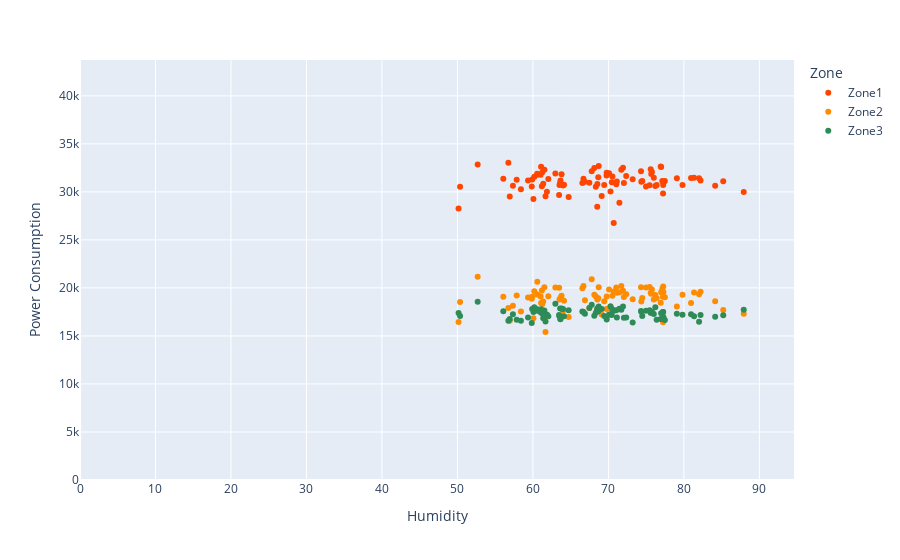

Notebook code cell kept with this figure:
### Code cell
# Plotting the scatter plot of the filtered_data
scatter_fig = px.scatter(filtered_data, x='Humidity', y=['Zone1','Zone2','Zone3'], 
        color_discrete_sequence=['orangered','darkorange','seagreen'],
        hover_name='variable', 
        hover_data={'variable':None, 'value':':.2f', 'Humidity':':.2f'}, 
        labels={
            'variable': 'Zone',
            'value': 'Power Consumption',
        }
    )
scatter_fig.update_xaxes(range=[0, dfd.Humidity.max()+5])
scatter_fig.update_yaxes(range=[0, dfd.Zone1.max()+5000])   
scatter_fig.show()

### Figure 1 — Plotly figure (JSON) as saved in the notebook; plotly's stock layout.template omitted (floating-point values rounded to 4 significant figures)
{"data": [{"customdata": [["Zone1"], ["Zone1"], ["Zone1"], ["Zone1"], ["Zone1"], ["Zone1"], ["Zone1"], ["Zone1"], ["Zone1"], ["Zone1"], ["Zone1"], ["Zone1"], ["Zone1"], ["Zone1"], ["Zone1"], ["Zone1"], ["Zone1"], ["Zone1"], ["Zone1"], ["Zone1"], ["Zone1"], ["Zone1"], ["Zone1"], ["Zone1"], ["Zone1"], ["Zone1"], ["Zone1"], ["Zone1"], ["Zone1"], ["Zone1"], ["Zone1"], ["Zone1"], ["Zone1"], ["Zone1"], ["Zone1"], ["Zone1"], ["Zone1"], ["Zone1"], ["Zone1"], ["Zone1"], ["Zone1"], ["Zone1"], ["Zone1"], ["Zone1"], ["Zone1"], ["Zone1"], ["Zone1"], ["Zone1"], ["Zone1"], ["Zone1"], ["Zone1"], ["Zone1"], ["Zone1"], ["Zone1"], ["Zone1"], ["Zone1"], ["Zone1"], ["Zone1"], ["Zone1"], ["Zone1"], ["Zone1"], ["Zone1"], ["Zone1"], ["Zone1"], ["Zone1"], ["Zone1"], ["Zone1"], ["Zone1"], ["Zone1"], ["Zone1"], ["Zone1"], ["Zone1"], ["Zone1"], ["Zone1"], ["Zone1"], ["Zone1"], ["Zone1"], ["Zone1"], ["Zone1"], ["Zone1"], ["Zone1"], ["Zone1"], ["Zone1"], ["Zone1"], ["Zone1"], ["Zone1"], ["Zone1"], ["Zone1"], ["Zone1"], ["Zone1"]], "hovertemplate": "<b>%{hovertext}</b><br><br>Humidity=%{x:.2f}<br>Power Consumption=%{y:.2f}<extra></extra>", "hovertext": ["Zone1", "Zone1", "Zone1", "Zone1", "Zone1", "Zone1", "Zone1", "Zone1", "Zone1", "Zone1", "Zone1", "Zone1", "Zone1", "Zone1", "Zone1", "Zone1", "Zone1", "Zone1", "Zone1", "Zone1", "Zone1", "Zone1", "Zone1", "Zone1", "Zone1", "Zone1", "Zone1", "Zone1", "Zone1", "Zone1", "Zone1", "Zone1", "Zone1", "Zone1", "Zone1", "Zone1", "Zone1", "Zone1", "Zone1", "Zone1", "Zone1", "Zone1", "Zone1", "Zone1", "Zone1", "Zone1", "Zone1", "Zone1", "Zone1", "Zone1", "Zone1", "Zone1", "Zone1", "Zone1", "Zone1", "Zone1", "Zone1", "Zone1", "Zone1", "Zone1", "Zone1", "Zone1", "Zone1", "Zone1", "Zone1", "Zone1", "Zone1", "Zone1", "Zone1", "Zone1", "Zone1", "Zone1", "Zone1", "Zone1", "Zone1", "Zone1", "Zone1", "Zone1", "Zone1", "Zone1", "Zone1", "Zone1", "Zone1", "Zone1", "Zone1", "Zone1", "Zone1", "Zone1", "Zone1", "Zone1"], "legendgroup": "Zone1", "marker": {"color": "orangered", "symbol": "circle"}, "mode": "markers", "name": "Zone1", "orientation": "v", "showlegend": true, "type": "scatter", "x": [68.52, 71.46, 74.98, 75.46, 71.04, 77.26, 76.22, 69.11, 68.33, 75.68, 66.89, 75.76, 81.34, 68.54, 70.7, 61.19, 63.79, 52.68, 67.79, 60.58, 62.97, 63.6, 71.93, 60.19, 61.52, 68.72, 71.71, 59.9, 60.07, 68.66, 70.53, 56.08, 60.56, 64.12, 63.99, 50.15, 50.35, 69.45, 84.14, 63.52, 79.82, 74.36, 87.93, 75.6, 63.47, 66.55, 66.7, 72.36, 79.07, 70.28, 74.32, 70.08, 61.02, 61.08, 57.85, 57.35, 61.85, 62.04, 59.35, 74.49, 77.28, 71.12, 70.44, 56.93, 69.77, 77.14, 76.93, 82.2, 72.05, 67.48, 64.73, 76.01, 77.22, 68.13, 76.99, 80.95, 85.21, 77.24, 77.48, 76.39, 82.01, 63.65, 59.85, 58.41, 61.67, 69.75, 61.36, 56.75, 61.24, 73.21], "xaxis": "x", "y": [28470.0, 28870.0, 30560.0, 30690.0, 30800.0, 30710.0, 30610.0, 29560.0, 30540.0, 31860.0, 31060.0, 32080.0, 31480.0, 30830.0, 26770.0, 30590.0, 31830.0, 32860.0, 32140.0, 31780.0, 31930.0, 30920.0, 32510.0, 31580.0, 32300.0, 32690.0, 32300.0, 31300.0, 29260.0, 31520.0, 31590.0, 31370.0, 31880.0, 30740.0, 30670.0, 28260.0, 30540.0, 30710.0, 30640.0, 30710.0, 30710.0, 31050.0, 29980.0, 32350.0, 29680.0, 30920.0, 31360.0, 31650.0, 31430.0, 30050.0, 32140.0, 31930.0, 31780.0, 32610.0, 31260.0, 30630.0, 30010.0, 31350.0, 31180.0, 31140.0, 30990.0, 31080.0, 31000.0, 29520.0, 31990.0, 31120.0, 32640.0, 31190.0, 30930.0, 30940.0, 29460.0, 31480.0, 31080.0, 32480.0, 32600.0, 31440.0, 31100.0, 29830.0, 31130.0, 30730.0, 31430.0, 31180.0, 30560.0, 30270.0, 29540.0, 31710.0, 30840.0, 33050.0, 32050.0, 31300.0], "yaxis": "y"}, {"customdata": [["Zone2"], ["Zone2"], ["Zone2"], ["Zone2"], ["Zone2"], ["Zone2"], ["Zone2"], ["Zone2"], ["Zone2"], ["Zone2"], ["Zone2"], ["Zone2"], ["Zone2"], ["Zone2"], ["Zone2"], ["Zone2"], ["Zone2"], ["Zone2"], ["Zone2"], ["Zone2"], ["Zone2"], ["Zone2"], ["Zone2"], ["Zone2"], ["Zone2"], ["Zone2"], ["Zone2"], ["Zone2"], ["Zone2"], ["Zone2"], ["Zone2"], ["Zone2"], ["Zone2"], ["Zone2"], ["Zone2"], ["Zone2"], ["Zone2"], ["Zone2"], ["Zone2"], ["Zone2"], ["Zone2"], ["Zone2"], ["Zone2"], ["Zone2"], ["Zone2"], ["Zone2"], ["Zone2"], ["Zone2"], ["Zone2"], ["Zone2"], ["Zone2"], ["Zone2"], ["Zone2"], ["Zone2"], ["Zone2"], ["Zone2"], ["Zone2"], ["Zone2"], ["Zone2"], ["Zone2"], ["Zone2"], ["Zone2"], ["Zone2"], ["Zone2"], ["Zone2"], ["Zone2"], ["Zone2"], ["Zone2"], ["Zone2"], ["Zone2"], ["Zone2"], ["Zone2"], ["Zone2"], ["Zone2"], ["Zone2"], ["Zone2"], ["Zone2"], ["Zone2"], ["Zone2"], ["Zone2"], ["Zone2"], ["Zone2"], ["Zone2"], ["Zone2"], ["Zone2"], ["Zone2"], ["Zone2"], ["Zone2"], ["Zone2"], ["Zone2"]], "hovertemplate": "<b>%{hovertext}</b><br><br>Humidity=%{x:.2f}<br>Power Consumption=%{y:.2f}<extra></extra>", "hovertext": ["Zone2", "Zone2", "Zone2", "Zone2", "Zone2", "Zone2", "Zone2", "Zone2", "Zone2", "Zone2", "Zone2", "Zone2", "Zone2", "Zone2", "Zone2", "Zone2", "Zone2", "Zone2", "Zone2", "Zone2", "Zone2", "Zone2", "Zone2", "Zone2", "Zone2", "Zone2", "Zone2", "Zone2", "Zone2", "Zone2", "Zone2", "Zone2", "Zone2", "Zone2", "Zone2", "Zone2", "Zone2", "Zone2", "Zone2", "Zone2", "Zone2", "Zone2", "Zone2", "Zone2", "Zone2", "Zone2", "Zone2", "Zone2", "Zone2", "Zone2", "Zone2", "Zone2", "Zone2", "Zone2", "Zone2", "Zone2", "Zone2", "Zone2", "Zone2", "Zone2", "Zone2", "Zone2", "Zone2", "Zone2", "Zone2", "Zone2", "Zone2", "Zone2", "Zone2", "Zone2", "Zone2", "Zone2", "Zone2", "Zone2", "Zone2", "Zone2", "Zone2", "Zone2", "Zone2", "Zone2", "Zone2", "Zone2", "Zone2", "Zone2", "Zone2", "Zone2", "Zone2", "Zone2", "Zone2", "Zone2"], "legendgroup": "Zone2", "marker": {"color": "darkorange", "symbol": "circle"}, "mode": "markers", "name": "Zone2", "orientation": "v", "showlegend": true, "type": "scatter", "x": [68.52, 71.46, 74.98, 75.46, 71.04, 77.26, 76.22, 69.11, 68.33, 75.68, 66.89, 75.76, 81.34, 68.54, 70.7, 61.19, 63.79, 52.68, 67.79, 60.58, 62.97, 63.6, 71.93, 60.19, 61.52, 68.72, 71.71, 59.9, 60.07, 68.66, 70.53, 56.08, 60.56, 64.12, 63.99, 50.15, 50.35, 69.45, 84.14, 63.52, 79.82, 74.36, 87.93, 75.6, 63.47, 66.55, 66.7, 72.36, 79.07, 70.28, 74.32, 70.08, 61.02, 61.08, 57.85, 57.35, 61.85, 62.04, 59.35, 74.49, 77.28, 71.12, 70.44, 56.93, 69.77, 77.14, 76.93, 82.2, 72.05, 67.48, 64.73, 76.01, 77.22, 68.13, 76.99, 80.95, 85.21, 77.24, 77.48, 76.39, 82.01, 63.65, 59.85, 58.41, 61.67, 69.75, 61.36, 56.75, 61.24, 73.21], "xaxis": "x", "y": [17740.0, 19560.0, 20060.0, 20100.0, 20030.0, 20140.0, 19250.0, 17220.0, 19100.0, 19410.0, 18720.0, 19840.0, 19520.0, 18790.0, 19630.0, 19720.0, 19180.0, 21180.0, 20910.0, 20640.0, 20050.0, 16760.0, 19700.0, 19650.0, 20060.0, 20070.0, 20190.0, 19080.0, 16840.0, 18930.0, 19180.0, 19080.0, 19300.0, 18650.0, 17640.0, 16460.0, 18530.0, 18620.0, 18600.0, 18800.0, 19290.0, 18590.0, 17310.0, 19500.0, 20020.0, 19980.0, 20200.0, 19330.0, 18070.0, 18090.0, 20070.0, 19840.0, 19100.0, 18420.0, 19220.0, 18140.0, 17070.0, 19130.0, 19010.0, 18950.0, 19580.0, 19490.0, 17710.0, 16570.0, 19110.0, 19910.0, 18460.0, 19610.0, 19050.0, 17920.0, 16990.0, 18790.0, 19070.0, 19300.0, 19540.0, 18430.0, 17700.0, 16420.0, 19040.0, 18940.0, 19340.0, 18980.0, 18880.0, 17560.0, 15420.0, 17800.0, 18590.0, 17900.0, 18330.0, 18830.0], "yaxis": "y"}, {"customdata": [["Zone3"], ["Zone3"], ["Zone3"], ["Zone3"], ["Zone3"], ["Zone3"], ["Zone3"], ["Zone3"], ["Zone3"], ["Zone3"], ["Zone3"], ["Zone3"], ["Zone3"], ["Zone3"], ["Zone3"], ["Zone3"], ["Zone3"], ["Zone3"], ["Zone3"], ["Zone3"], ["Zone3"], ["Zone3"], ["Zone3"], ["Zone3"], ["Zone3"], ["Zone3"], ["Zone3"], ["Zone3"], ["Zone3"], ["Zone3"], ["Zone3"], ["Zone3"], ["Zone3"], ["Zone3"], ["Zone3"], ["Zone3"], ["Zone3"], ["Zone3"], ["Zone3"], ["Zone3"], ["Zone3"], ["Zone3"], ["Zone3"], ["Zone3"], ["Zone3"], ["Zone3"], ["Zone3"], ["Zone3"], ["Zone3"], ["Zone3"], ["Zone3"], ["Zone3"], ["Zone3"], ["Zone3"], ["Zone3"], ["Zone3"], ["Zone3"], ["Zone3"], ["Zone3"], ["Zone3"], ["Zone3"], ["Zone3"], ["Zone3"], ["Zone3"], ["Zone3"], ["Zone3"], ["Zone3"], ["Zone3"], ["Zone3"], ["Zone3"], ["Zone3"], ["Zone3"], ["Zone3"], ["Zone3"], ["Zone3"], ["Zone3"], ["Zone3"], ["Zone3"], ["Zone3"], ["Zone3"], ["Zone3"], ["Zone3"], ["Zone3"], ["Zone3"], ["Zone3"], ["Zone3"], ["Zone3"], ["Zone3"], ["Zone3"], ["Zone3"]], "hovertemplate": "<b>%{hovertext}</b><br><br>Humidity=%{x:.2f}<br>Power Consumption=%{y:.2f}<extra></extra>", "hovertext": ["Zone3", "Zone3", "Zone3", "Zone3", "Zone3", "Zone3", "Zone3", "Zone3", "Zone3", "Zone3", "Zone3", "Zone3", "Zone3", "Zone3", "Zone3", "Zone3", "Zone3", "Zone3", "Zone3", "Zone3", "Zone3", "Zone3", "Zone3", "Zone3", "Zone3", "Zone3", "Zone3", "Zone3", "Zone3", "Zone3", "Zone3", "Zone3", "Zone3", "Zone3", "Zone3", "Zone3", "Zone3", "Zone3", "Zone3", "Zone3", "Zone3", "Zone3", "Zone3", "Zone3", "Zone3", "Zone3", "Zone3", "Zone3", "Zone3", "Zone3", "Zone3", "Zone3", "Zone3", "Zone3", "Zone3", "Zone3", "Zone3", "Zone3", "Zone3", "Zone3", "Zone3", "Zone3", "Zone3", "Zone3", "Zone3", "Zone3", "Zone3", "Zone3", "Zone3", "Zone3", "Zone3", "Zone3", "Zone3", "Zone3", "Zone3", "Zone3", "Zone3", "Zone3", "Zone3", "Zone3", "Zone3", "Zone3", "Zone3", "Zone3", "Zone3", "Zone3", "Zone3", "Zone3", "Zone3", "Zone3"], "legendgroup": "Zone3", "marker": {"color": "seagreen", "symbol": "circle"}, "mode": "markers", "name": "Zone3", "orientation": "v", "showlegend": true, "type": "scatter", "x": [68.52, 71.46, 74.98, 75.46, 71.04, 77.26, 76.22, 69.11, 68.33, 75.68, 66.89, 75.76, 81.34, 68.54, 70.7, 61.19, 63.79, 52.68, 67.79, 60.58, 62.97, 63.6, 71.93, 60.19, 61.52, 68.72, 71.71, 59.9, 60.07, 68.66, 70.53, 56.08, 60.56, 64.12, 63.99, 50.15, 50.35, 69.45, 84.14, 63.52, 79.82, 74.36, 87.93, 75.6, 63.47, 66.55, 66.7, 72.36, 79.07, 70.28, 74.32, 70.08, 61.02, 61.08, 57.85, 57.35, 61.85, 62.04, 59.35, 74.49, 77.28, 71.12, 70.44, 56.93, 69.77, 77.14, 76.93, 82.2, 72.05, 67.48, 64.73, 76.01, 77.22, 68.13, 76.99, 80.95, 85.21, 77.24, 77.48, 76.39, 82.01, 63.65, 59.85, 58.41, 61.67, 69.75, 61.36, 56.75, 61.24, 73.21], "xaxis": "x", "y": [17870.0, 17820.0, 17620.0, 17670.0, 17660.0, 17480.0, 17990.0, 17810.0, 17420.0, 17430.0, 17310.0, 17510.0, 17050.0, 17720.0, 17620.0, 17510.0, 17850.0, 18570.0, 18240.0, 17630.0, 18350.0, 17850.0, 18080.0, 18000.0, 17660.0, 18060.0, 17720.0, 17790.0, 17500.0, 17580.0, 17760.0, 17560.0, 17780.0, 17050.0, 17810.0, 17380.0, 17080.0, 17080.0, 16990.0, 17040.0, 17220.0, 17520.0, 17730.0, 17410.0, 17170.0, 17540.0, 17510.0, 16930.0, 17320.0, 18060.0, 17590.0, 17230.0, 17470.0, 17770.0, 16680.0, 17270.0, 17220.0, 17040.0, 16920.0, 17080.0, 16980.0, 16920.0, 17190.0, 16760.0, 16710.0, 16800.0, 16780.0, 17180.0, 16890.0, 17900.0, 17670.0, 17280.0, 17500.0, 17110.0, 17370.0, 17260.0, 17140.0, 16790.0, 16670.0, 16680.0, 16470.0, 16730.0, 16340.0, 16590.0, 16500.0, 16970.0, 16840.0, 16580.0, 17300.0, 16400.0], "yaxis": "y"}], "layout": {"legend": {"title": {"text": "Zone"}, "tracegroupgap": 0}, "margin": {"t": 60}, "xaxis": {"anchor": "y", "domain": [0, 1], "range": [0, 94.59], "title": {"text": "Humidity"}}, "yaxis": {"anchor": "x", "domain": [0, 1], "range": [0, 43730.0], "title": {"text": "Power Consumption"}}}}
